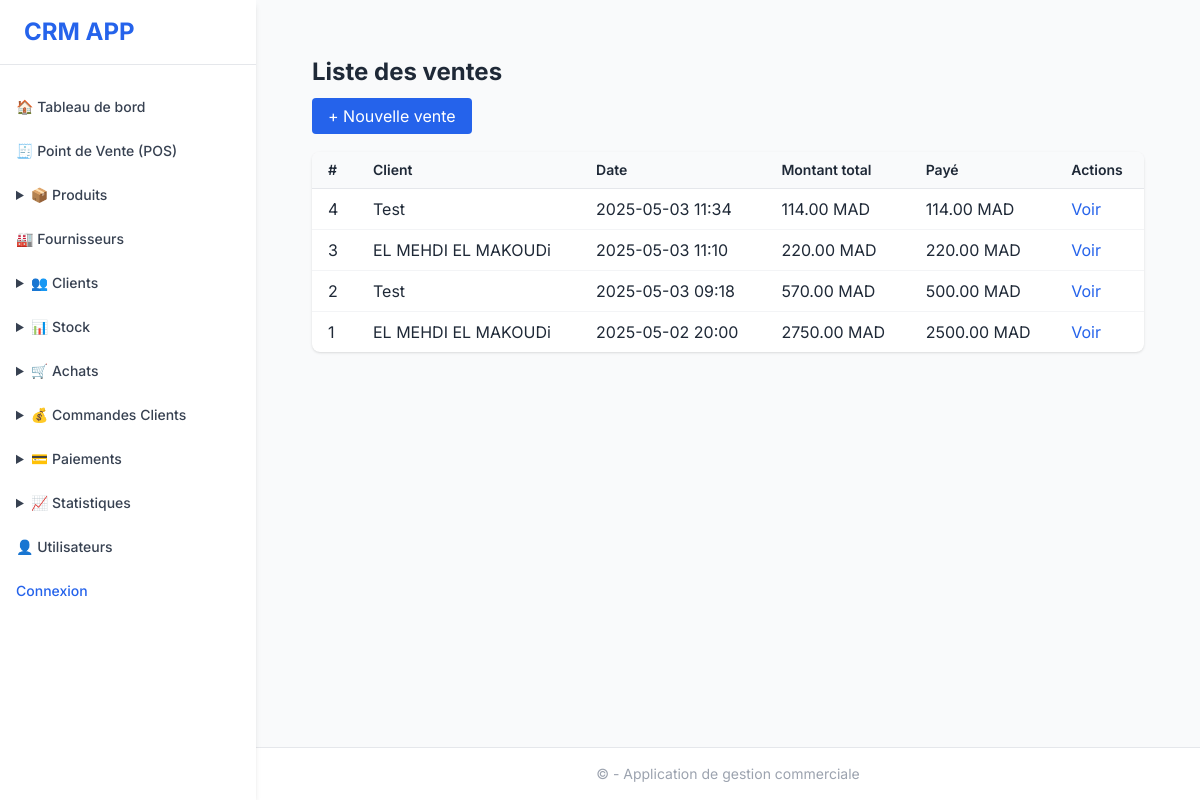
Before: /sales/ with the older database file.
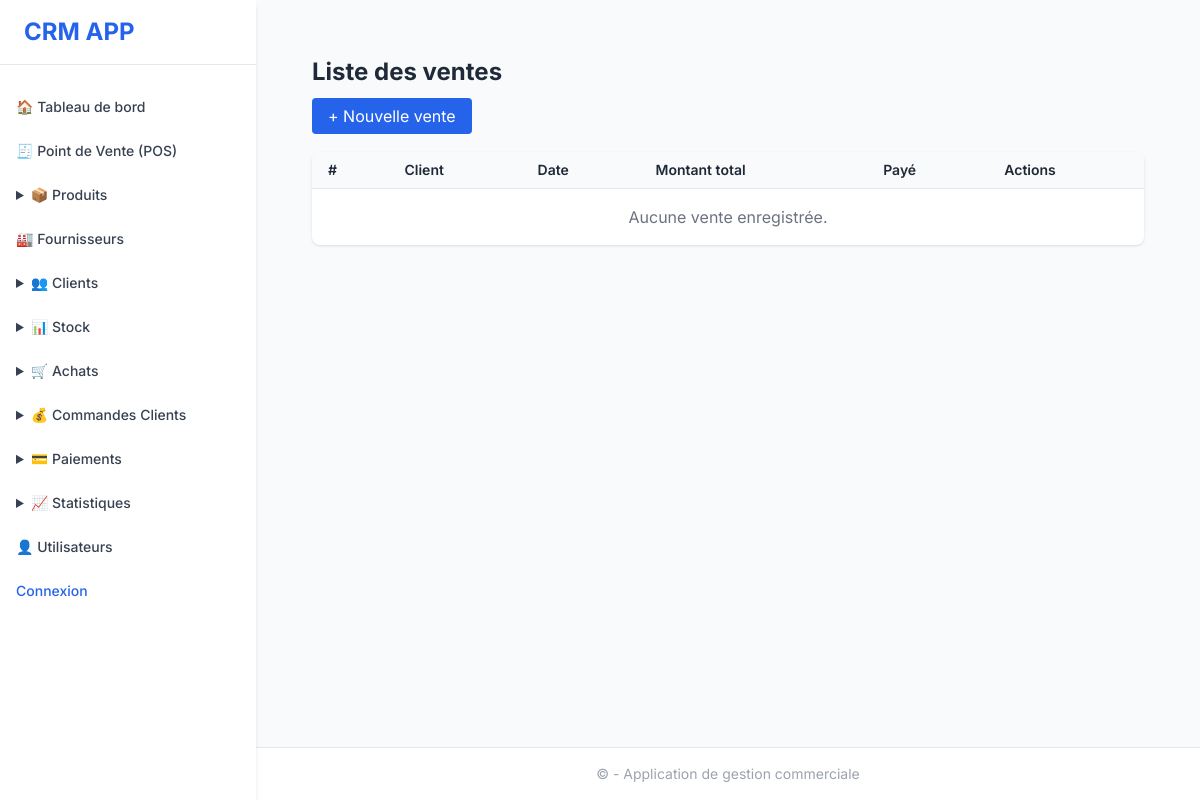
After: the same page with the newer database file.
### sales/models.py (models this page shows, shortened)
class Sale(models.Model):
    user = models.ForeignKey(settings.AUTH_USER_MODEL, on_delete=models.SET_NULL, null=True)
    client = models.ForeignKey(Client, on_delete=models.SET_NULL, null=True, blank=True)
    date = models.DateTimeField(auto_now_add=True)
    total_amount = models.DecimalField(max_digits=10, decimal_places=2)
    amount_paid = models.DecimalField(max_digits=10, decimal_places=2, default=0)
    is_credit = models.BooleanField(default=False)
    notes = models.TextField(blank=True, null=True)

### clients/models.py (models this page shows)
class Client(models.Model):
    name = models.CharField(max_length=255)
    phone = models.CharField(max_length=20, blank=True, null=True)
    email = models.EmailField(blank=True, null=True)
    address = models.TextField(blank=True, null=True)
    segment = models.ForeignKey(ClientSegment, on_delete=models.SET_NULL, null=True, blank=True, related_name='clients')
    balance = models.DecimalField(max_digits=10, decimal_places=2, default=0.00)
    alert_threshold = models.DecimalField(max_digits=10,decimal_places=2,default=5000.00,verbose_name="Seuil d'alerte de solde")
    created_at = models.DateTimeField(auto_now_add=True)
    updated_at = models.DateTimeField(auto_now=True)
    created_by = models.ForeignKey(get_user_model(), on_delete=models.SET_NULL, null=True, blank=True, related_name='created_clients')
    def __str__(self):
        return self.name
    class Meta:
        ordering = ['name']

### sales/views.py (the view)
# urls.py: path('', views.sale_list, name='sale_list'),
def sale_list(request):
    sales = Sale.objects.select_related('client').order_by('-date')
    return render(request, 'sales/sale_list.html', {'sales': sales})

### sales/templates/sales/sale_list.html
{% extends "base.html" %}
{% block content %}
<div class="p-6">
  <h1 class="text-2xl font-bold mb-4">Liste des ventes</h1>
  <a href="{% url 'sales:sale_create' %}" class="bg-blue-600 text-white px-4 py-2 rounded hover:bg-blue-700">+ Nouvelle vente</a>
  <div class="mt-6 bg-white shadow rounded-lg overflow-x-auto">
    <table class="min-w-full divide-y divide-gray-200">
      <thead class="bg-gray-50">
        <tr>
          <th class="px-4 py-2 text-left text-sm font-semibold">#</th>
          <th class="px-4 py-2 text-left text-sm font-semibold">Client</th>
          <th class="px-4 py-2 text-left text-sm font-semibold">Date</th>
          <th class="px-4 py-2 text-left text-sm font-semibold">Montant total</th>
          <th class="px-4 py-2 text-left text-sm font-semibold">Payé</th>
          <th class="px-4 py-2 text-left text-sm font-semibold">Actions</th>
        </tr>
      </thead>
      <tbody class="divide-y divide-gray-100">
        {% for sale in sales %}
        <tr>
          <td class="px-4 py-2">{{ sale.id }}</td>
          <td class="px-4 py-2">{{ sale.client }}</td>
          <td class="px-4 py-2">{{ sale.date|date:"Y-m-d H:i" }}</td>
          <td class="px-4 py-2">{{ sale.total_amount }} MAD</td>
          <td class="px-4 py-2">{{ sale.amount_paid }} MAD</td>
          <td class="px-4 py-2">
            <a href="{% url 'sales:sale_detail' sale.id %}" class="text-blue-600 hover:underline">Voir</a>
          </td>
        </tr>
        {% empty %}
        <tr><td colspan="6" class="px-4 py-4 text-center text-gray-500">Aucune vente enregistrée.</td></tr>
        {% endfor %}
      </tbody>
    </table>
  </div>
</div>
{% endblock %}

Changed rows visible on the page:
removed Sale: id "4", client "Test", date "2025-05-03 11:34", total_amount "114.00", amount_paid "114.00"
removed Sale: id "3", client "EL MEHDI EL MAKOUDi", date "2025-05-03 11:10", total_amount "220.00", amount_paid "220.00"
removed Sale: id "2", client "Test", date "2025-05-03 09:18", total_amount "570.00", amount_paid "500.00"
removed Sale: id "1", client "EL MEHDI EL MAKOUDi", date "2025-05-02 20:00", total_amount "2750.00", amount_paid "2500.00"
Other visible differences:
text now shown: "Aucune vente enregistrée."
